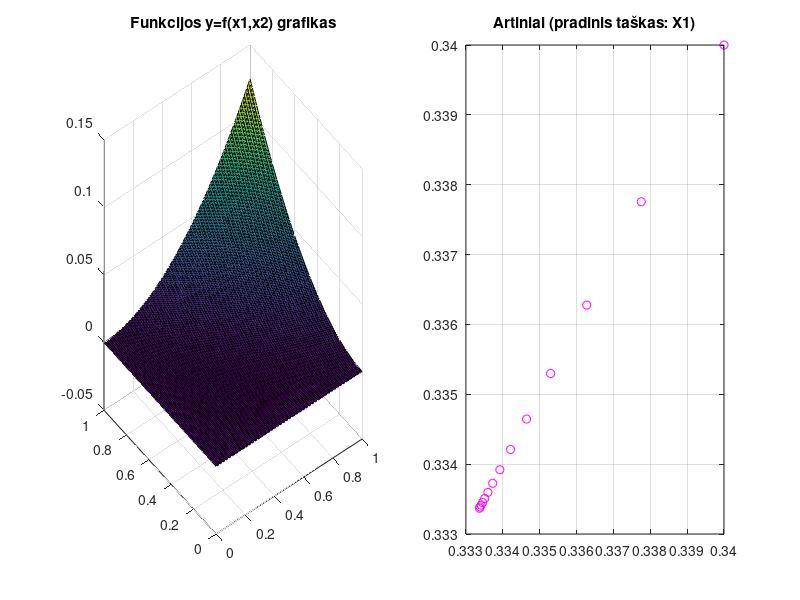

Here is the MATLAB script that generated this plot: (Note: this script raises an error after producing the figure.)
function GradientDescent

f = @(x1, x2) (1 / 8) * ((x1 .^ 2) .* x2 + x1 .* (x2 .^ 2) - x1 .* x2);
% ieskome min(f(x1, x2))

gradf = @(X) [2 * X(1) * X(2) + X(2) .^ 2 - X(2), X(1) ^ 2 + 2 * X(1) * X(2) - X(1)];

% pradiniai artiniai
X_0 = [0, 0];
X_1 = [1, 1];
X_m = [4 / 10, 7 / 10];
X_n = [1 / 2, 1 / 2];

% pasirenkamas pradinis artinys
X0 = X_1;

% Funkcijos grafiko y=f(x1,x2) braizymas
subplot(1, 2, 1);
[x1, x2] = meshgrid(0:0.01:1, 0:0.01:1);
y = f(x1, x2);
surf(x1, x2, y);
title(['Funkcijos y=f(x1,x2) grafikas']);

% pasirenkamas iteracijos parametras (kokio ilgio zingsnis atliekamas gradiento kryptimi)
% gamma reziai: (0;2/L), kur L - Lipsico konstanta.
% Testuosime 0 < gamma < 2
gamma = 0.33; % 

epsilon = 10 ^ (- 4); % tikslumas

k = 1; % iteraciju skaitliukas
kmax = 100; % maksimalus iteraciju skaitliukas

% Metodo realizavimas

disp(['x1       x2       f(x1,x2)  k (funkc. kviet. sk)']);

format long;

norma = Inf;

while norma >= epsilon
 
    grad = gradf(X0);
    X0 = X0 - gamma .* grad; % naujas artinys
    norma = norm(grad);
 
     fprintf('%f %f %f %d %d\n', X0, f(X0(1), X0(2)), k, k);
 
    subplot(1, 2, 2);
    title(['Artiniai (pradinis taškas: X1)']);
    plot(X0(1), X0(2), 'mo');
    hold on;
 
    if k == kmax
        format short;
        disp(['Pasiektas maksimalus iteraciju skaicius k=', num2str(kmax)]);
        break
    endif
    k = k + 1;
 
endwhile
grid on;
hold off;
endprogram